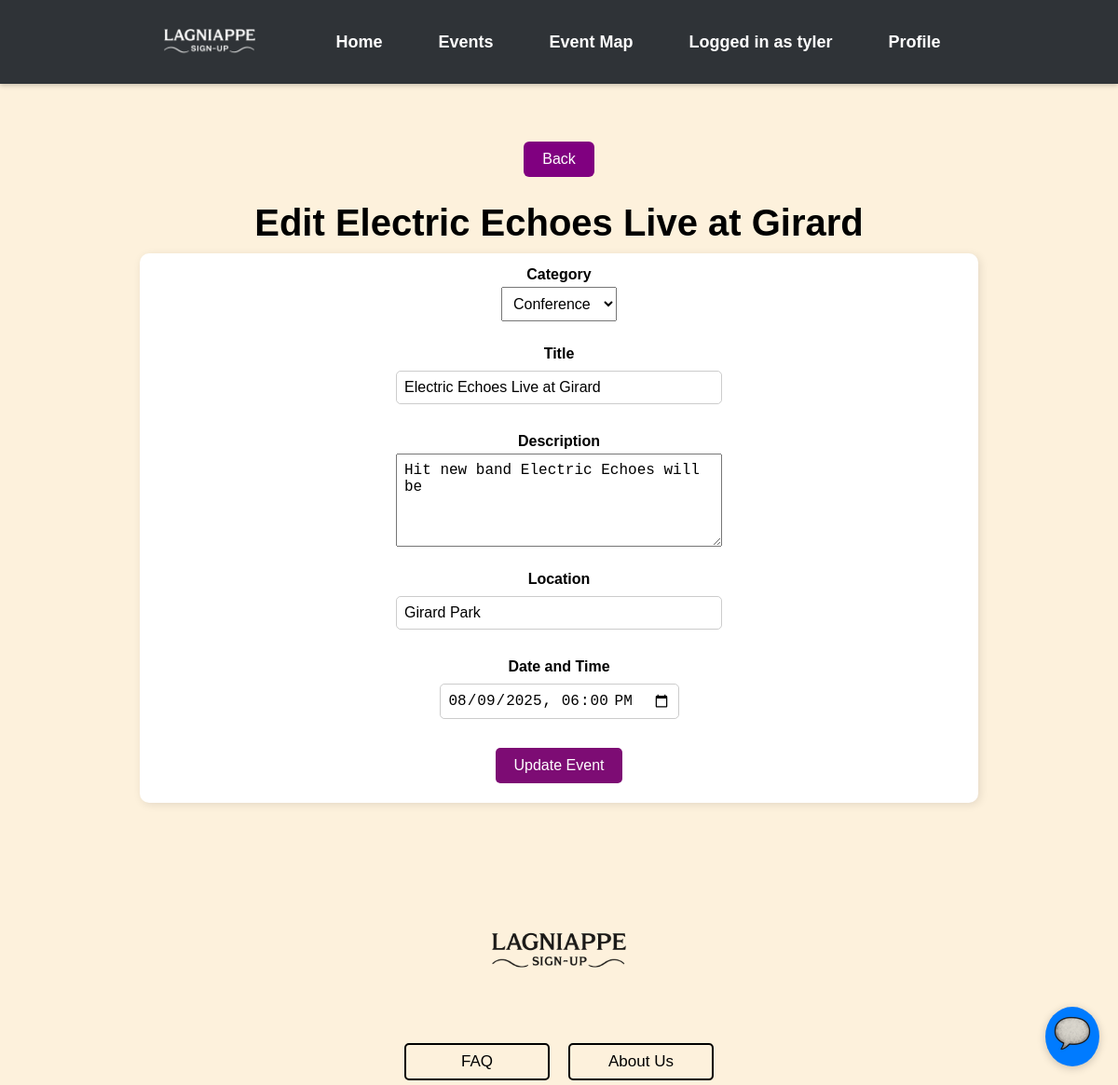
Screenshot of /event/update/1 (signed in) with the database file from the repository.
### events/models.py (models this page shows)
class Users(AbstractUser): # AbstractUser comes with a whole bunch of attributes
    UserID = models.AutoField(("userID"), primary_key=True) # autofield automatically increments an int as a new row is created
    groups = models.ManyToManyField(
        'auth.Group',
        related_name='event_users',  # Custom related_name for reverse accessor
        blank=True
    )
    user_permissions = models.ManyToManyField(
        'auth.Permission',
        related_name='event_user_permissions',  # Custom related_name for reverse accessor
        blank=True
    )

class Event(models.Model):
    EventID = models.AutoField(("eventID"), primary_key=True)
    OrganizerID = models.ForeignKey(Users, on_delete=models.CASCADE)
    CategoryID = models.ForeignKey(Category, on_delete=models.CASCADE)
    Title = models.CharField(("title"), max_length=100)
    Description = models.CharField(("description"), max_length=500)
    Location = models.CharField(("location"), max_length=100)
    DateTime = models.DateTimeField(("datetime"), null=True)
    EventStatus = models.BooleanField(("eventstatus"), default=True)

### lagniappe_signup/views.py (the view)
# urls.py: path('event/update/<int:pk>', views.update_event, name="event-update"),
@login_required(login_url="/signin/")
def update_event(request, pk):
    event = Event.objects.get(EventID=pk)
    if request.method == "POST":
        form = EventForm(request.POST, instance=event)
        if form.is_valid():
            print("Form is valid")
            form.save()
            messages.success(request, 'Event Updated.')
            populate_index()
            return redirect("event-detail", pk=event.EventID)
        else:
            print("Form is not valid")
            print(form.errors)
    else:
        form = EventForm(instance=event)
    users = Users.objects.all()
    category = Category.objects.all()
    context = {
        "event": event,
        "form": form,
        "Users": users,
        "Category": category,
    }
    return render(request, "event_update.html", context)

### lagniappe_signup/forms.py
class EventForm(forms.ModelForm):
    class Meta:
        model = Event
        fields = [
            'OrganizerID',
            'CategoryID',
            'Title',
            'Description',
            'Location',
            'DateTime',
            'EventStatus',
        ]

### templates/event_update.html (shortened to what this page needs)
{% extends "base.html" %}
{% block content %}
<!DOCTYPE html>
<html lang="en">
<head>
    <link rel="stylesheet" href='css/style.css'>
</head>
<body>
{% if user %}
    <div class="container">
        <button onclick="window.location.href='{% url 'event-detail' event.EventID %}'" class="btn btn-secondary" style="background-color: purple; color: white;">Back</button>
        <h1>Edit {{ event.Title }}</h1>
        <form method="POST" style="display: flex; justify-content: center; align-items: center; flex-direction: column; height: 550px;">
            <div class="form-group">
                <label for="CategoryID">Category</label>
                <select id="CategoryID" name="CategoryID" required>
                    {% for c in Category %}
                        <option value="{{ c.CategoryID }}">{{ c.Name }}</option>
                    {% endfor %}
                </select>
            </div>
            <div class="form-group">
                <label for="Title">Title</label>
                <input type="text" id="Title" value = "{{ event.Title }}" name="Title" required maxlength="100" style="width: 350px">
            </div>
            <div class="form-group">
                <label for="Description">Description</label>
                <textarea id="Description" name="Description" value = "{{ event.Description }}" required maxlength="500" style="width: 350px; height: 100px;">{{ event.Description }}</textarea>
            </div>
            <div class="form-group">
                <label for="Location">Location</label>
                <input type="text" id="Location" name="Location" value = "{{ event.Location }}" required maxlength="100" style="width: 350px">
            </div>
            <div class="form-group">
                <label for="DateTime">Date and Time</label>
                <input type="datetime-local" id="DateTime" value = "{{ event.DateTime|date:'Y-m-d\\TH:i' }}" name="DateTime" required>
            </div>
            <div class="form-group">
                <button type="submit">Update Event</button>
            </div>
        </form>
    </div>
{% endif %}
</body>
</html>
{% endblock %}

### templates/headBanner.html (shortened to what this page needs)
{% load static %}
<!DOCTYPE html>
<html lang="en">
<head>
    <link rel="stylesheet" href="{% static 'css/style.css' %}">
</head>
<body>
    <nav class="top-banner" style="height: 60px; width: 100%; background-color: #2f3337;">
        <div class="nav-container" style="
            display: flex;
            align-items: center;
            height: 100%;
            padding: 0 20px 0 0;  /* ✅ No left padding */
            box-sizing: border-box;
        ">
            <div class="nav-logo" style="
                margin-left: 0;
                margin-right: 60px;
                display: flex;
                align-items: center;
                padding-left: 10px;  /* ✅ Small padding to prevent touching the edge */
            ">
                <img src="{% static 'images/LSU_white.png' %}"
                     alt="Lagniappe Logo"
                     style="height: 120px; width: auto;">
            </div>
            <ul class="nav-links" style="
                display: flex;
                gap: 30px;
                list-style: none;
                padding: 0;
                margin: 0;
            ">
                <li><a href="{% url 'home' %}">Home</a></li>
                <li><a href="{% url 'event-list' %}">Events</a></li>
                <li><a href="{% url 'map' %}">Event Map</a></li>
                {% if user.is_authenticated %}
                    <li><a>Logged in as {{ user.username }}</a></li>
                    <li><a href="{% url 'profile' user.UserID %}">Profile</a></li>
                {% else %}
                    <li><a href="{% url 'signin' %}">Sign In</a></li>
                {% endif %}
            </ul>
        </div>
    </nav>
    <div id="chat-toggle">
        <img src="{% static 'images/scroll.png' %}">
    </div>
</body>
</html>

### static/css/style.css (style rules this page uses)
body { background-color: #fdf1dc; font-family: Arial, sans-serif; text-align: center; }
.container { width: 80%; max-width: 900px; margin: 50px auto; }
h1 { font-size: 2.5rem; font-weight: bold; margin-bottom: 10px; }
form { display: flex; flex-direction: column; align-items: flex-start; background-color: white; padding: 20px; border-radius: 10px; box-shadow: 2px 2px 10px rgba(0, 0, 0, 0.1); }
label { font-weight: bold; margin-top: 10px; }
input { width: 250px; padding: 10px; margin: 5px 0; border: 1px solid #ccc; border-radius: 5px; }
button { background-color: #7d0c74; color: white; padding: 10px 20px; border: none; border-radius: 5px; font-size: 1rem; cursor: pointer; margin-top: 10px; }
.top-banner { background-color: #343a40; padding: 15px 0; text-align: center; box-shadow: 0 2px 5px rgba(0, 0, 0, 0.2); }
.nav-container { display: flex; justify-content: center; align-items: center; }
.nav-links { list-style: none; padding: 0; margin: 0; display: flex; }
.nav-links li { margin: 0 15px; }
.nav-links li a { text-decoration: none; color: white; font-size: 18px; font-weight: bold; transition: color 0.3s ease; }
#chat-toggle { position: fixed; bottom: 20px; right: 20px; background: #007bff; color: white; border-radius: 50%; padding: 5px; font-size: 24px; cursor: pointer; box-shadow: 0 2px 10px rgba(0,0,0,0.2); z-index: 1000; }
.btn { padding: 10px 20px; border: none; border-radius: 6px; text-decoration: none; font-size: 16px; cursor: pointer; }
.btn-secondary { background-color: #6c757d; color: purple; }

### templates/headBanner.html (style rules this page uses)
html, body { margin: 0; padding: 0; }

### templates/base.html (style rules this page uses)
.container { padding: 2px 16px; }
.form-group { display: flex; flex-direction: column; margin-bottom: 1rem; }
.form-group label { margin-bottom: 0.25rem; font-weight: bold; }
.form-group input, .form-group select, .form-group textarea { padding: 0.5rem; font-size: 1rem; width: 100%; max-width: 400px; box-sizing: border-box; }

### rows the page displays
Users: username "tyler"
Event: Title "Electric Echoes Live at Girard", Description "Hit new band Electric Echoes will be", Location "Girard Park", DateTime "08/09/2025 18:00"

### other values shown
form field CategoryID "Conference"
